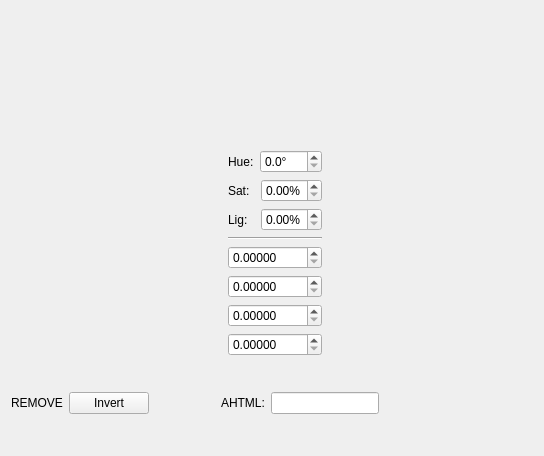
<?xml version="1.0" encoding="UTF-8"?>
<ui version="4.0">
 <class>ColorEditor</class>
 <widget class="QWidget" name="ColorEditor">
  <property name="geometry">
   <rect>
    <x>0</x>
    <y>0</y>
    <width>544</width>
    <height>456</height>
   </rect>
  </property>
  <property name="windowTitle">
   <string>Color Editor</string>
  </property>
  <layout class="QVBoxLayout" name="verticalLayout">
   <item>
    <layout class="QHBoxLayout" name="horizontalLayout">
     <item>
      <widget class="QStackedWidget" name="stackedWidget"/>
     </item>
     <item>
      <layout class="QVBoxLayout" name="verticalLayout_2">
       <item>
        <spacer name="verticalSpacer">
         <property name="orientation">
          <enum>Qt::Vertical</enum>
         </property>
         <property name="sizeType">
          <enum>QSizePolicy::Fixed</enum>
         </property>
         <property name="sizeHint" stdset="0">
          <size>
           <width>20</width>
           <height>139</height>
          </size>
         </property>
        </spacer>
       </item>
       <item>
        <layout class="QHBoxLayout" name="horizontalLayout_3">
         <item>
          <widget class="QLabel" name="label">
           <property name="text">
            <string>Hue:</string>
           </property>
          </widget>
         </item>
         <item>
          <widget class="QDoubleSpinBox" name="dsb_hueHSL">
           <property name="suffix">
            <string>°</string>
           </property>
           <property name="decimals">
            <number>1</number>
           </property>
           <property name="maximum">
            <double>359.000000000000000</double>
           </property>
          </widget>
         </item>
        </layout>
       </item>
       <item>
        <layout class="QHBoxLayout" name="horizontalLayout_4">
         <item>
          <widget class="QLabel" name="label_2">
           <property name="text">
            <string>Sat:</string>
           </property>
          </widget>
         </item>
         <item>
          <widget class="QDoubleSpinBox" name="dsb_satHSL">
           <property name="suffix">
            <string>%</string>
           </property>
           <property name="maximum">
            <double>1.000000000000000</double>
           </property>
           <property name="singleStep">
            <double>0.010000000000000</double>
           </property>
          </widget>
         </item>
        </layout>
       </item>
       <item>
        <layout class="QHBoxLayout" name="horizontalLayout_6">
         <item>
          <widget class="QLabel" name="label_4">
           <property name="text">
            <string>Lig:</string>
           </property>
          </widget>
         </item>
         <item>
          <widget class="QDoubleSpinBox" name="dsb_ligHSL">
           <property name="suffix">
            <string>%</string>
           </property>
           <property name="maximum">
            <double>1.000000000000000</double>
           </property>
           <property name="singleStep">
            <double>0.010000000000000</double>
           </property>
          </widget>
         </item>
        </layout>
       </item>
       <item>
        <widget class="Line" name="line">
         <property name="orientation">
          <enum>Qt::Horizontal</enum>
         </property>
        </widget>
       </item>
       <item>
        <layout class="QVBoxLayout" name="verticalLayout_3">
         <item>
          <widget class="QDoubleSpinBox" name="dsb_red">
           <property name="decimals">
            <number>5</number>
           </property>
           <property name="maximum">
            <double>1.000000000000000</double>
           </property>
           <property name="singleStep">
            <double>0.010000000000000</double>
           </property>
          </widget>
         </item>
         <item>
          <widget class="QDoubleSpinBox" name="dsb_green">
           <property name="decimals">
            <number>5</number>
           </property>
           <property name="maximum">
            <double>1.000000000000000</double>
           </property>
           <property name="singleStep">
            <double>0.010000000000000</double>
           </property>
          </widget>
         </item>
         <item>
          <widget class="QDoubleSpinBox" name="dsb_blue">
           <property name="decimals">
            <number>5</number>
           </property>
           <property name="maximum">
            <double>1.000000000000000</double>
           </property>
           <property name="singleStep">
            <double>0.010000000000000</double>
           </property>
          </widget>
         </item>
         <item>
          <widget class="QDoubleSpinBox" name="dsb_alpha">
           <property name="decimals">
            <number>5</number>
           </property>
           <property name="maximum">
            <double>1.000000000000000</double>
           </property>
           <property name="singleStep">
            <double>0.010000000000000</double>
           </property>
          </widget>
         </item>
        </layout>
       </item>
       <item>
        <spacer name="verticalSpacer_3">
         <property name="orientation">
          <enum>Qt::Vertical</enum>
         </property>
         <property name="sizeHint" stdset="0">
          <size>
           <width>20</width>
           <height>40</height>
          </size>
         </property>
        </spacer>
       </item>
      </layout>
     </item>
     <item>
      <spacer name="horizontalSpacer_3">
       <property name="orientation">
        <enum>Qt::Horizontal</enum>
       </property>
       <property name="sizeHint" stdset="0">
        <size>
         <width>40</width>
         <height>20</height>
        </size>
       </property>
      </spacer>
     </item>
    </layout>
   </item>
   <item>
    <layout class="QHBoxLayout" name="horizontalLayout_2">
     <item>
      <widget class="QLabel" name="label_5">
       <property name="text">
        <string>REMOVE</string>
       </property>
      </widget>
     </item>
     <item>
      <widget class="QPushButton" name="pb_invert">
       <property name="text">
        <string>Invert</string>
       </property>
      </widget>
     </item>
     <item>
      <spacer name="horizontalSpacer">
       <property name="orientation">
        <enum>Qt::Horizontal</enum>
       </property>
       <property name="sizeType">
        <enum>QSizePolicy::Fixed</enum>
       </property>
       <property name="sizeHint" stdset="0">
        <size>
         <width>66</width>
         <height>20</height>
        </size>
       </property>
      </spacer>
     </item>
     <item>
      <widget class="QLabel" name="l_htmlA">
       <property name="text">
        <string>AHTML:</string>
       </property>
      </widget>
     </item>
     <item>
      <widget class="QLineEdit" name="le_htmlA">
       <property name="sizePolicy">
        <sizepolicy hsizetype="Fixed" vsizetype="Fixed">
         <horstretch>0</horstretch>
         <verstretch>0</verstretch>
        </sizepolicy>
       </property>
      </widget>
     </item>
     <item>
      <spacer name="horizontalSpacer_2">
       <property name="orientation">
        <enum>Qt::Horizontal</enum>
       </property>
       <property name="sizeHint" stdset="0">
        <size>
         <width>40</width>
         <height>20</height>
        </size>
       </property>
      </spacer>
     </item>
    </layout>
   </item>
   <item>
    <spacer name="verticalSpacer_2">
     <property name="orientation">
      <enum>Qt::Vertical</enum>
     </property>
     <property name="sizeHint" stdset="0">
      <size>
       <width>20</width>
       <height>40</height>
      </size>
     </property>
    </spacer>
   </item>
  </layout>
 </widget>
 <resources/>
 <connections/>
</ui>
